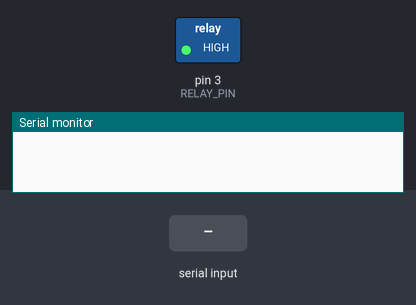
A sketch run on a simulated Arduino Uno, built with avr-gcc and run on an emulated ATmega328P. Shown: switched loads named in the sketch (green lamp = pin HIGH), the last lines printed to the serial monitor. Inputs (shaded band) come from the test bench.

Above: at 1.2 s.
1.3 s: "TURN_ON_RELAY\n" received over Serial
At 2.0 s:
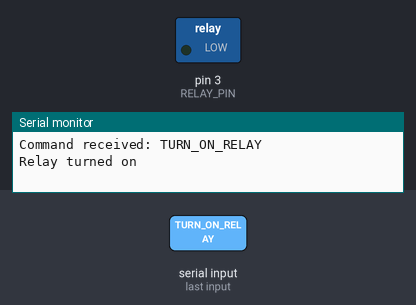
2.8 s: "TURN_OFF_RELAY\n" received over Serial
At 3.2 s:
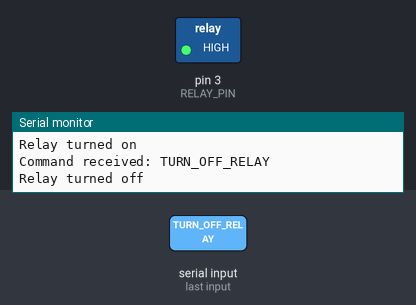
Timing chart, 0 to 5.8 s (numbered marks = the images above; inputs shaded):
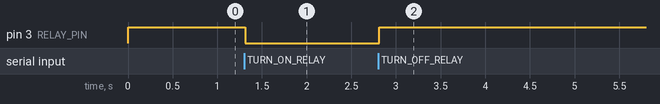

Measured:
- after the input at 1.3 s, pin 3 (RELAY_PIN): HIGH → LOW at once
- after the input at 2.8 s, pin 3 (RELAY_PIN): LOW → HIGH at once

The sketch:

arduino.ino
```cpp
// Arduino
#define RELAY_PIN 3 // Pin untuk relay

void setup() {
  // Menginisialisasi Serial komunikasi di pin TX (Pin 1) dan RX (Pin 0) pada baud rate 9600
  Serial.begin(9600);

  // Mengatur pin relay sebagai OUTPUT
  pinMode(RELAY_PIN, OUTPUT);
  digitalWrite(RELAY_PIN, HIGH); // Pastikan relay dalam keadaan mati saat memulai
}

void loop() {
  // Cek apakah ada data yang masuk dari ESP32
  if (Serial.available()) {
    String command = Serial.readStringUntil('\n');

    // Debugging: Tampilkan perintah yang diterima
    Serial.print("Command received: ");
    Serial.println(command);
    command.trim();  // Menghapus spasi di awal dan akhir string

    // Periksa apakah perintah adalah untuk menghidupkan relay
    if (command == "TURN_ON_RELAY") {
      digitalWrite(RELAY_PIN, LOW); // Menghidupkan relay
      Serial.println("Relay turned on");
    }
    // Perintah untuk mematikan relay
    else if (command == "TURN_OFF_RELAY") {
      digitalWrite(RELAY_PIN, HIGH); // Mematikan relay
      Serial.println("Relay turned off");
    } else {
      Serial.println("Unknown command");
    }
  }
}
```
